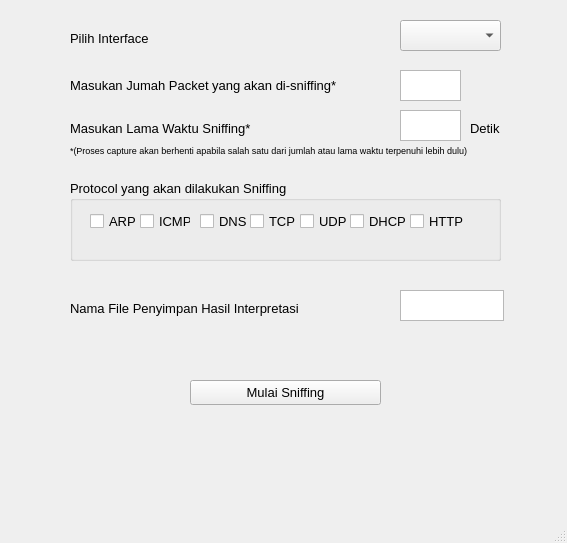
<?xml version="1.0" encoding="UTF-8"?>
<ui version="4.0">
 <class>MainWindow</class>
 <widget class="QMainWindow" name="MainWindow">
  <property name="geometry">
   <rect>
    <x>0</x>
    <y>0</y>
    <width>567</width>
    <height>543</height>
   </rect>
  </property>
  <property name="font">
   <font>
    <pointsize>11</pointsize>
   </font>
  </property>
  <property name="windowTitle">
   <string>MainWindow</string>
  </property>
  <widget class="QWidget" name="centralwidget">
   <widget class="QLabel" name="label">
    <property name="geometry">
     <rect>
      <x>70</x>
      <y>30</y>
      <width>131</width>
      <height>17</height>
     </rect>
    </property>
    <property name="font">
     <font>
      <pointsize>10</pointsize>
     </font>
    </property>
    <property name="text">
     <string>Pilih Interface</string>
    </property>
   </widget>
   <widget class="QLabel" name="label_2">
    <property name="geometry">
     <rect>
      <x>70</x>
      <y>60</y>
      <width>311</width>
      <height>51</height>
     </rect>
    </property>
    <property name="font">
     <font>
      <pointsize>10</pointsize>
     </font>
    </property>
    <property name="text">
     <string>Masukan Jumah Packet yang akan di-sniffing*</string>
    </property>
   </widget>
   <widget class="QTextEdit" name="in_pkt_to_sniff">
    <property name="geometry">
     <rect>
      <x>400</x>
      <y>70</y>
      <width>61</width>
      <height>31</height>
     </rect>
    </property>
   </widget>
   <widget class="QLabel" name="label_3">
    <property name="geometry">
     <rect>
      <x>70</x>
      <y>120</y>
      <width>221</width>
      <height>17</height>
     </rect>
    </property>
    <property name="font">
     <font>
      <pointsize>10</pointsize>
     </font>
    </property>
    <property name="text">
     <string>Masukan Lama Waktu Sniffing*</string>
    </property>
   </widget>
   <widget class="QTextEdit" name="in_time_to_sniff">
    <property name="geometry">
     <rect>
      <x>400</x>
      <y>110</y>
      <width>61</width>
      <height>31</height>
     </rect>
    </property>
   </widget>
   <widget class="QLabel" name="label_4">
    <property name="geometry">
     <rect>
      <x>70</x>
      <y>300</y>
      <width>281</width>
      <height>17</height>
     </rect>
    </property>
    <property name="font">
     <font>
      <pointsize>10</pointsize>
     </font>
    </property>
    <property name="text">
     <string>Nama File Penyimpan Hasil Interpretasi</string>
    </property>
   </widget>
   <widget class="QTextEdit" name="textEdit">
    <property name="geometry">
     <rect>
      <x>400</x>
      <y>290</y>
      <width>104</width>
      <height>31</height>
     </rect>
    </property>
   </widget>
   <widget class="QPushButton" name="pushButton">
    <property name="geometry">
     <rect>
      <x>190</x>
      <y>380</y>
      <width>191</width>
      <height>25</height>
     </rect>
    </property>
    <property name="font">
     <font>
      <pointsize>10</pointsize>
     </font>
    </property>
    <property name="text">
     <string>Mulai Sniffing</string>
    </property>
   </widget>
   <widget class="QComboBox" name="comboIface">
    <property name="geometry">
     <rect>
      <x>400</x>
      <y>20</y>
      <width>101</width>
      <height>31</height>
     </rect>
    </property>
   </widget>
   <widget class="QGroupBox" name="groupBox">
    <property name="geometry">
     <rect>
      <x>70</x>
      <y>180</y>
      <width>431</width>
      <height>81</height>
     </rect>
    </property>
    <property name="font">
     <font>
      <pointsize>10</pointsize>
     </font>
    </property>
    <property name="title">
     <string>Protocol yang akan dilakukan Sniffing</string>
    </property>
    <widget class="QCheckBox" name="arp">
     <property name="geometry">
      <rect>
       <x>20</x>
       <y>30</y>
       <width>51</width>
       <height>23</height>
      </rect>
     </property>
     <property name="text">
      <string>ARP</string>
     </property>
    </widget>
    <widget class="QCheckBox" name="icmp">
     <property name="geometry">
      <rect>
       <x>70</x>
       <y>30</y>
       <width>51</width>
       <height>23</height>
      </rect>
     </property>
     <property name="text">
      <string>ICMP</string>
     </property>
    </widget>
    <widget class="QCheckBox" name="port53">
     <property name="geometry">
      <rect>
       <x>130</x>
       <y>30</y>
       <width>51</width>
       <height>23</height>
      </rect>
     </property>
     <property name="text">
      <string>DNS</string>
     </property>
    </widget>
    <widget class="QCheckBox" name="tcp_only">
     <property name="geometry">
      <rect>
       <x>180</x>
       <y>30</y>
       <width>51</width>
       <height>23</height>
      </rect>
     </property>
     <property name="text">
      <string>TCP</string>
     </property>
    </widget>
    <widget class="QCheckBox" name="udp_only">
     <property name="geometry">
      <rect>
       <x>230</x>
       <y>30</y>
       <width>51</width>
       <height>23</height>
      </rect>
     </property>
     <property name="text">
      <string>UDP</string>
     </property>
    </widget>
    <widget class="QCheckBox" name="DHCP_only">
     <property name="geometry">
      <rect>
       <x>280</x>
       <y>30</y>
       <width>61</width>
       <height>23</height>
      </rect>
     </property>
     <property name="text">
      <string>DHCP</string>
     </property>
    </widget>
    <widget class="QCheckBox" name="checkBox_7">
     <property name="geometry">
      <rect>
       <x>340</x>
       <y>30</y>
       <width>61</width>
       <height>23</height>
      </rect>
     </property>
     <property name="text">
      <string>HTTP</string>
     </property>
    </widget>
   </widget>
   <widget class="QLabel" name="label_5">
    <property name="geometry">
     <rect>
      <x>470</x>
      <y>120</y>
      <width>67</width>
      <height>17</height>
     </rect>
    </property>
    <property name="font">
     <font>
      <pointsize>10</pointsize>
     </font>
    </property>
    <property name="text">
     <string>Detik</string>
    </property>
   </widget>
   <widget class="QLabel" name="label_6">
    <property name="geometry">
     <rect>
      <x>70</x>
      <y>140</y>
      <width>461</width>
      <height>21</height>
     </rect>
    </property>
    <property name="font">
     <font>
      <pointsize>7</pointsize>
     </font>
    </property>
    <property name="text">
     <string>*(Proses capture akan berhenti apabila salah satu dari jumlah atau lama waktu terpenuhi lebih dulu)</string>
    </property>
   </widget>
  </widget>
  <widget class="QMenuBar" name="menubar">
   <property name="geometry">
    <rect>
     <x>0</x>
     <y>0</y>
     <width>567</width>
     <height>22</height>
    </rect>
   </property>
  </widget>
  <widget class="QStatusBar" name="statusbar"/>
 </widget>
 <resources/>
 <connections/>
</ui>
